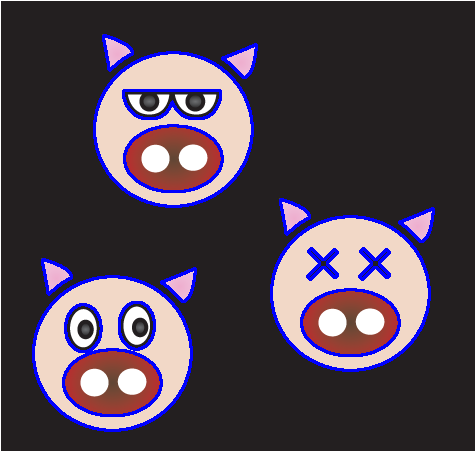
#> input picture 02-Python/testPy/PythonApplication1/PythonApplication1/images/contour_treenode.png, 476 x 452 px
$ python PythonApplication1.py
#> lines starting #> are read from the running program, lines starting #| are printed output that depends on the picture; after the words box and inside, x2 and y2 are one past the last pixel; in counts of white or black regions, pixels touching at a corner belong together
import matplotlib, cv2
import numpy as np
import matplotlib.pyplot as plt


# read an image
img = cv2.imread('images/contour_treenode.png')
#> img is the input picture: shape (452, 476, 3); mean B, G, R 79.6, 66.7, 78.3

# show image format (basically a 3-d array of pixel color info, in BGR format)
print(img)
#> (printed output is left out)

# convert image to RGB color for matplotlib
img = cv2.cvtColor(img, cv2.COLOR_BGR2RGB)

# show image with matplotlib
plt.imshow(img)
plt.show()


## convert image to grayscale
#gray_img = cv2.cvtColor(img, cv2.COLOR_RGB2GRAY)
#
## grayscale image represented as a 2-d array
#print(gray_img)
#
#
# open new Mondrian Piet painting photo
piet = cv2.imread('images/contour_treenode.png')
piet_hsv = cv2.cvtColor(piet, cv2.COLOR_BGR2HSV)
#> piet_hsv: shape (452, 476, 3); mean H, S, V 132.5, 50.5, 93.1

# threshold for hue channel in blue range
blue_min = np.array([100, 100, 100], np.uint8)
blue_max = np.array([140, 255, 255], np.uint8)
threshold_blue_img = cv2.inRange(piet_hsv, blue_min, blue_max)
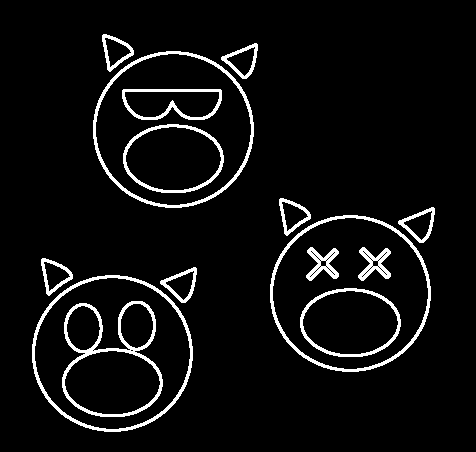
#> threshold_blue_img: shape (452, 476); 5.8% white; 15 white regions, largest, box (x1, y1, x2, y2) and area: (62, 301, 163, 417) 1785, (93, 51, 254, 208) 1688, (270, 215, 431, 372) 1688

threshold_blue_img = cv2.cvtColor(threshold_blue_img, cv2.COLOR_GRAY2RGB)

plt.imshow(threshold_blue_img)
plt.show()

upstate = cv2.imread('images/contour_treenode.png')
upstate_hsv = cv2.cvtColor(upstate, cv2.COLOR_BGR2HSV)
plt.imshow(cv2.cvtColor(upstate_hsv, cv2.COLOR_HSV2RGB))

# get mask of pixels that are in blue range
mask_inverse = cv2.inRange(upstate_hsv, blue_min, blue_max)

# inverse mask to get parts that are not blue
mask = cv2.bitwise_not(mask_inverse)
plt.imshow(cv2.cvtColor(mask, cv2.COLOR_GRAY2RGB))
plt.show()
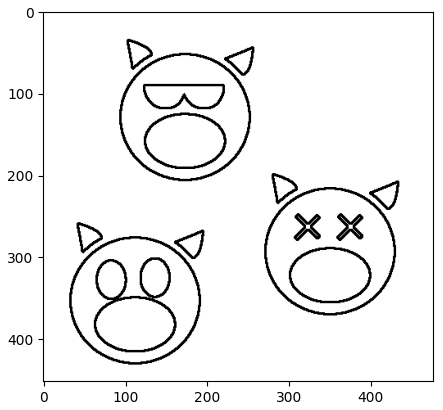
#> figure drawn by matplotlib, 1 panel

# convert single channel mask back into 3 channels
mask_rgb = cv2.cvtColor(mask, cv2.COLOR_GRAY2RGB)

# perform bitwise and on mask to obtain cut-out image that is not blue
masked_upstate = cv2.bitwise_and(upstate, mask_rgb)
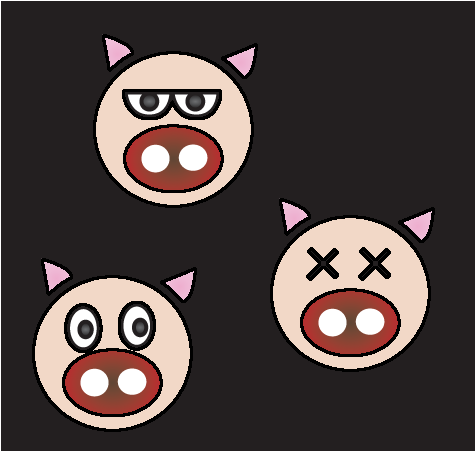
#> masked_upstate: shape (452, 476, 3); mean B, G, R 64.7, 66.7, 78.3

# replace the cut-out parts with white
masked_replace_white = cv2.addWeighted(masked_upstate, 1, \
                                       cv2.cvtColor(mask_inverse, cv2.COLOR_GRAY2RGB), 1, 0)
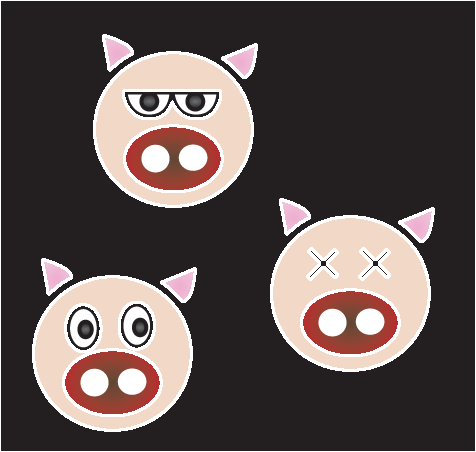
#> masked_replace_white: shape (452, 476, 3); mean B, G, R 79.6, 81.5, 93.1

plt.imshow(cv2.cvtColor(masked_replace_white, cv2.COLOR_BGR2RGB))
plt.show()


print('===inputを使って文字入力===')
print('何か文字を入力してください：')
#> (the run stopped early here; a loop or call above may not have finished)
